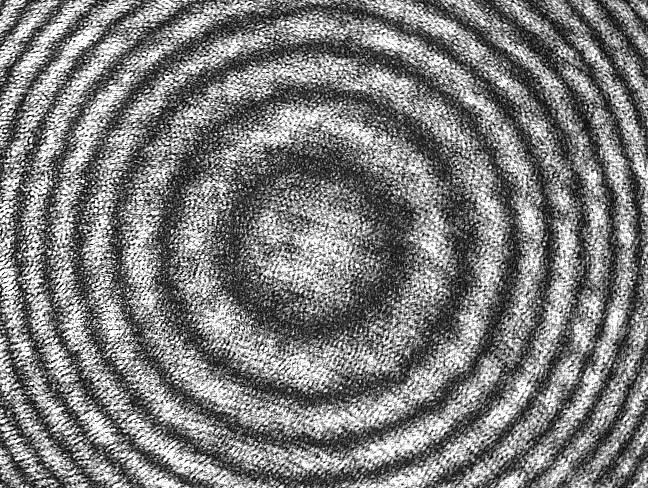
#> input picture data/raw/23899.png, 648 x 488 px, found by its file name
$ python Fourier.py
#> lines starting #> are read from the running program, lines starting #| are printed output that depends on the picture
import cv2 as cv
import numpy as np
from matplotlib import pyplot as plt

def get_mask(s, div):
    mask = np.zeros(s, np.float32)
    return cv.circle(mask,(int(s[1]/2), int(s[0]/2)), max(s[0]//div,s[1]//div), 1, -1)
def ifft(fshift):
    f_ishift = np.fft.ifftshift(fshift)
    img_back = np.fft.ifft2(f_ishift)
    return np.real(img_back)
img = cv.imread('data/raw/23899.png', cv.IMREAD_GRAYSCALE)
#> img is the input picture: shape (488, 648); min 0, max 255, mean 122.9
assert img is not None, "file could not be read, check with os.path.exists()"
f = np.fft.fft2(img)
fshift = np.fft.fftshift(f)
m1 = get_mask(img.shape, 10)
m2 = get_mask(img.shape, 20)
m3 = get_mask(img.shape, 30)

img_back_1 = ifft(fshift * m1)
#> in ifft, `return np.real(img_back)`:
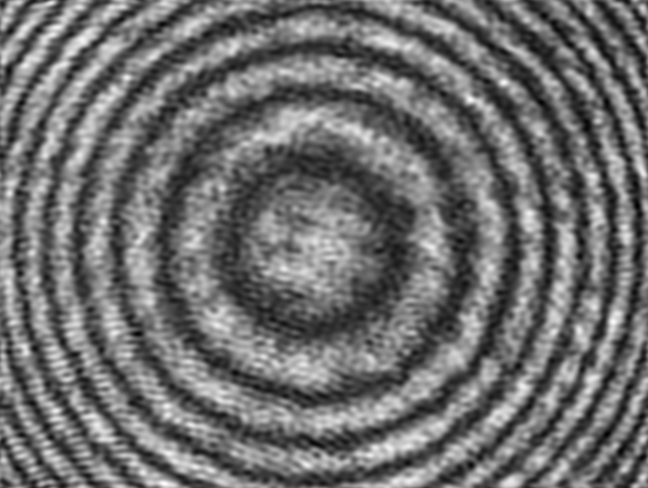
#> returned value: shape (488, 648) float64; min 8.13, max 271.5, mean 122.9; drawn with min black and max white
img_back_2 = ifft(fshift * m2)
#> in ifft (call 2), `return np.real(img_back)`:
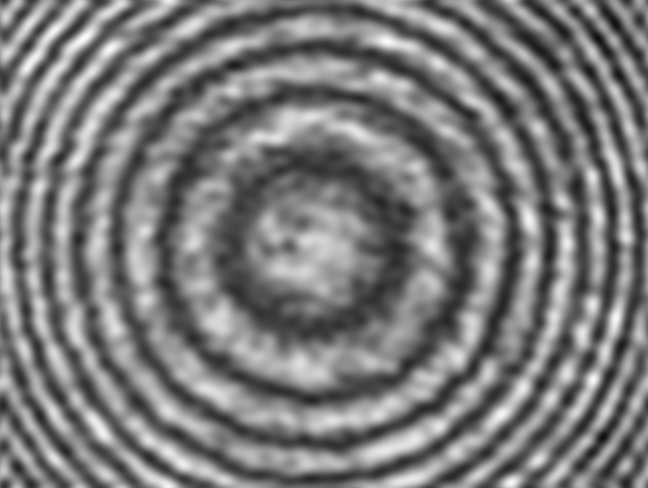
#> returned value: shape (488, 648) float64; min 14.65, max 252.8, mean 122.9
img_back_3 = ifft(fshift * m3)
#> in ifft (call 3), `return np.real(img_back)`:
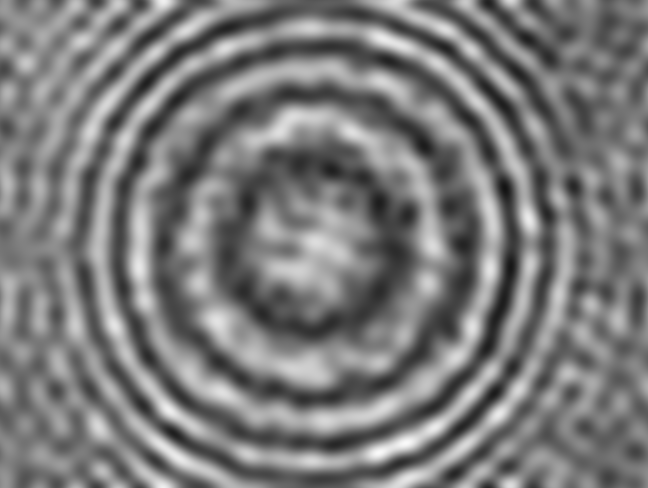
#> returned value: shape (488, 648) float64; min 19.92, max 249.8, mean 122.9

magnitude_spectrum = 20*np.log(np.abs(fshift))
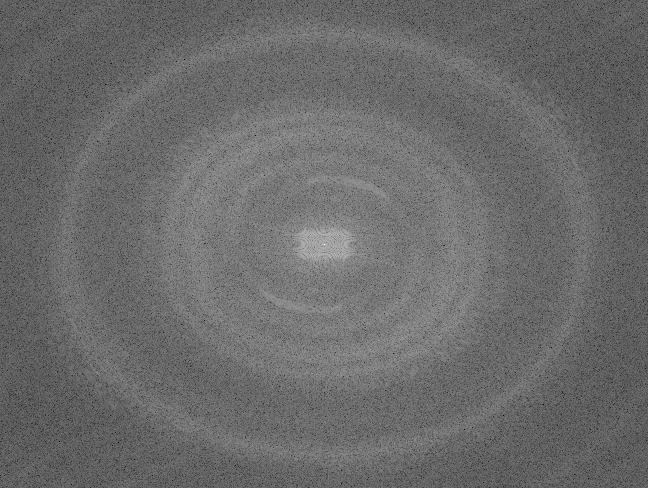
#> magnitude_spectrum: shape (488, 648) float64; min 80.13, max 349.5, mean 193.4; drawn with min black and max white

images = np.concatenate([img,magnitude_spectrum, magnitude_spectrum *m1 , img_back_1],1)
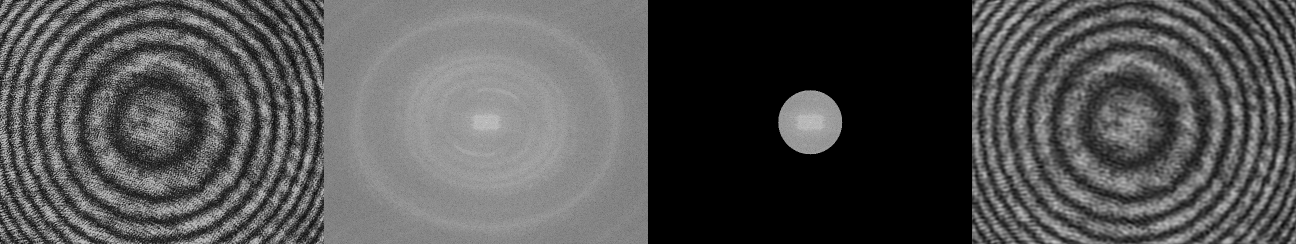
#> images: shape (488, 2592) float64 (shown at 1/2 size); min 0, max 349.5, mean 112; drawn with min black and max white


r,c,i = 4,2,1

plt.subplot(r,c,1)
plt.imshow(magnitude_spectrum, cmap = 'gray')
plt.subplot(422)
plt.imshow(img, cmap = 'gray')

# plt.title('Input Image'), plt.xticks([]), plt.yticks([])
plt.subplot(423)
plt.imshow(magnitude_spectrum*m1, cmap = 'gray')
plt.subplot(424)
plt.imshow(img_back_1, cmap = 'gray')

plt.subplot(425)
plt.imshow(magnitude_spectrum*m2, cmap = 'gray')
plt.subplot(426)
plt.imshow(img_back_2, cmap = 'gray')

plt.subplot(427)

plt.imshow(magnitude_spectrum*m3, cmap = 'gray')
plt.subplot(428)
plt.imshow(img_back_3, cmap = 'gray')

plt.show()
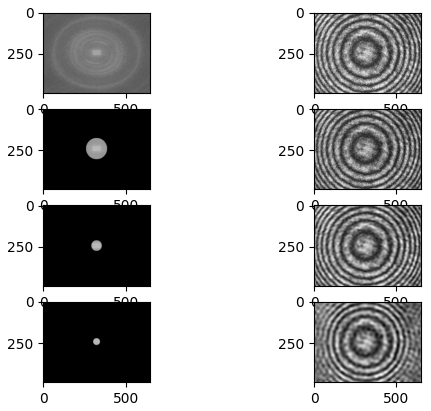
#> figure drawn by matplotlib, 8 panels

$ run again, with data/raw/23901.png copied over data/raw/23899.png
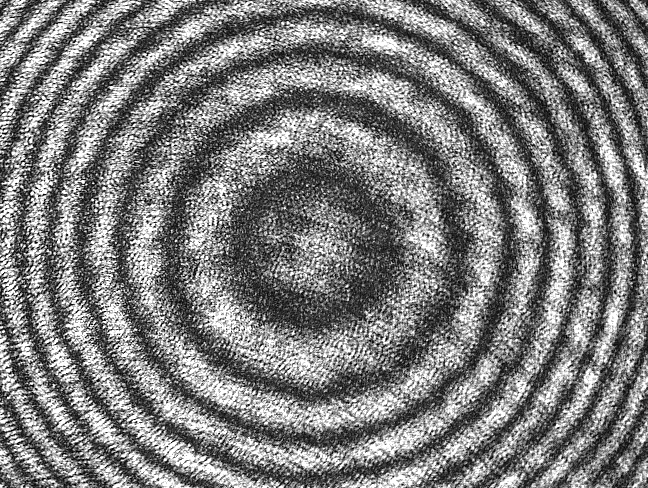
#> input picture data/raw/23901.png, 648 x 488 px, found by its file name
#> img is the input picture: shape (488, 648); min 0, max 255, mean 123.3
#> `magnitude_spectrum = 20*np.log(np.abs(fshift))`:
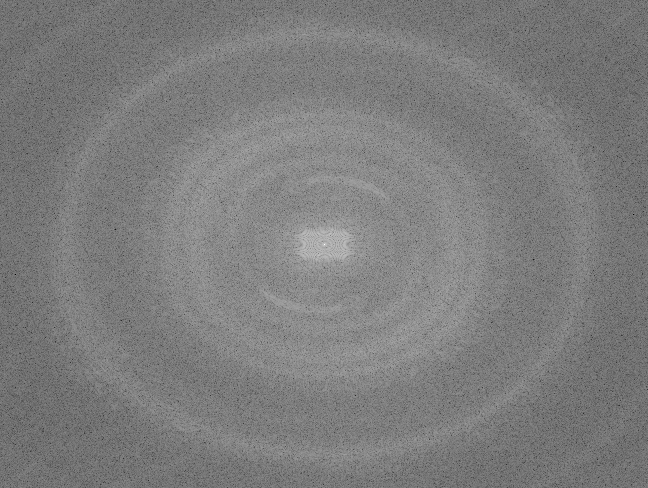
#> magnitude_spectrum: shape (488, 648) float64; min 42.72, max 349.6, mean 193.5; drawn with min black and max white
#> `images = np.concatenate([img,magnitude_spectrum, magnitude_spectrum *m..`:
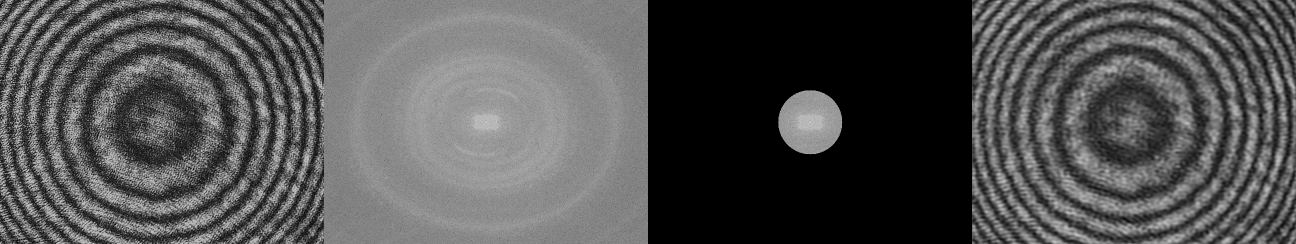
#> images: shape (488, 2592) float64 (shown at 1/2 size); min 0, max 349.6, mean 112.2; drawn with min black and max white
